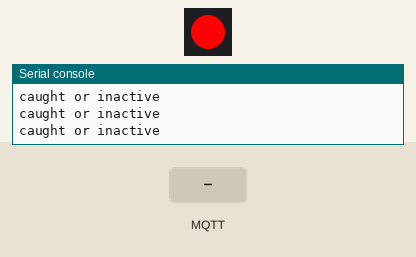
This program was run on a simulated MicroPython board. Parts: 1 RGB LEDs in strip order, left to right, the last lines printed to the serial console. Inputs (shaded band) come from the test bench. WiFi joins after 1.5 s; no MQTT or app messages arrive unless stated; nothing arrives over Bluetooth unless stated.

Above: at 2.8 s.
2.9 s: MQTT message "game_start" arrives on the first subscribed topic
At 3.5 s:
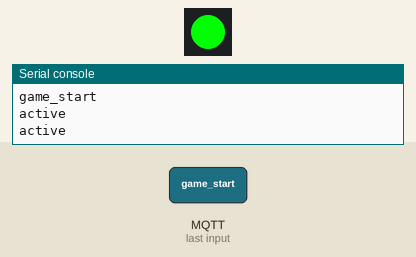
4.7 s: MQTT message "game_end" arrives on the first subscribed topic
At 6.3 s:
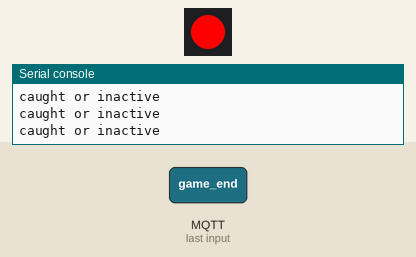
Timing chart, 0 to 7.8 s (numbered marks = the images above; inputs shaded):
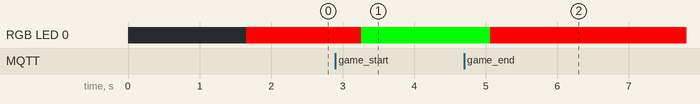

The program:

runner.py
```python
import network
from mqtt import MQTTClient
import bluetooth
import time
import struct
import utime
import machine
from neopixel import NeoPixel
from machine import Pin, PWM
import urandom
import ubinascii


# Configuration
RUNNER_ID = ubinascii.hexlify(machine.unique_id()).decode()
WIFI_SSID = "tufts_eecs"
WIFI_PASSWORD = "foundedin1883"
MQTT_BROKER = "test.mosquitto.org"
MQTT_TOPIC = "game/status"
SAFE_DISTANCE = -50  # RSSI threshold for being "safe"
CAUGHT_DISTANCE = -40  # RSSI threshold for being caught

pin = Pin(28, Pin.OUT)   # set GPIO0 to output to drive NeoPixels
np = NeoPixel(pin, 1)   # create NeoPixel driver on GPIO0 for 8 pixels

NAME_FLAG = 0x09
SCAN_RESULT = 5
SCAN_DONE = 6

class Listen:
    def __init__(self):
        self._ble = bluetooth.BLE()
        self._ble.active(True)
        self._ble.irq(self.callback)
        self.scanning = False
        self.caught_count = 0
        self.last_tagger_rssi = 0
        self.save_count = 0

    def callback(self, event, data):
        if event == SCAN_RESULT:
            self.read_scan(data)

        elif event == SCAN_DONE:
            if self.scanning:
                self.stop_scan()

    def find_name(self, payload):
        start = 0
        name = None
        while (len(payload) - start) > 1:
            size = payload[start]
            end =  start + size + 1
            if payload[start+1] == NAME_FLAG:
                name = payload[start + 2:end]
                break
            start = end
        return str(name, "utf-8") if name else ""

    def read_scan(self, data):
            global active, caught
            addr_type, addr, adv_type, rssi, adv_data = data
            name = self.find_name(adv_data)
#             if name:
#                 print("name: %s, rssi: %d"%(name, rssi))

            if "Tagger" in name:
                # print("name: %s, rssi: %d"%(name, rssi))
                if rssi > CAUGHT_DISTANCE and not caught:
                    self.caught_count += 1
                    if self.caught_count >= 3:
                        caught = True
                        print("caught")
                        # print(rssi)
                        # Publish that this runner is caught
                        mqtt_client.publish(MQTT_TOPIC + "/caught", RUNNER_ID)
                else:
                    self.caught_count = 0
                self.last_tagger_rssi = rssi
            elif "Beacon" in name:
                # print("name: %s, rssi: %d"%(name, rssi))
                if rssi > SAFE_DISTANCE and not caught:
                    self.save_count += 1
                    if self.save_count >= 3:
                        mqtt_client.publish(MQTT_TOPIC + "/save", "save_runner")
#                         print("Attempting to save a caught runner")
                        self.save_count = 0
                else:
                    self.save_count = 0

    def scan(self, duration = 2000):
        self.scanning = True
        return self._ble.gap_scan(duration, 30000, 30000)

    def wait_for_scan(self):
        while self.scanning:
            #print('.',end='')
            time.sleep(0.1)

    def stop_scan(self):
        self.scanning = False
        self._ble.gap_scan(None)

# Setup
ble = Listen()

active = False
caught = False


def connect_wifi():
    wlan = network.WLAN(network.STA_IF)
    wlan.active(True)
    wlan.connect(WIFI_SSID, WIFI_PASSWORD)
    while not wlan.isconnected():
        pass
    print('WiFi connected')

def mqtt_connect():
    client = MQTTClient(f"runner_{RUNNER_ID}", MQTT_BROKER)
    client.connect()
    print('Connected to MQTT Broker')
    return client

def mqtt_callback(topic, msg):
    global active, caught
    if topic == MQTT_TOPIC.encode():
        if msg == b"game_start":
            active = True
            caught = False
            print("game_start")
        elif msg == b"game_end":
            active = False
            print("game_end")
    elif topic == (MQTT_TOPIC + "/save_" + RUNNER_ID).encode():
        if msg == b"you_are_saved":
            caught = False
            print("You have been saved!")

# Setup
connect_wifi()
mqtt_client = mqtt_connect()
mqtt_client.set_callback(mqtt_callback)
mqtt_client.subscribe(MQTT_TOPIC)
mqtt_client.subscribe(MQTT_TOPIC + "/save_" + RUNNER_ID)

count = 1

# Main loop
while True:
    if active:
        ble.scan(0)
    if active and not caught:
        # if (count % 10 == 0):
        #     np[0] = (0, 255, 0)  # set the first pixel to green
        #     np.write()
        #     count = 1
        # else:
        #     np[0] = (255, 255, 255)
        #     np.write()
        np[0] = (0, 255, 0)  # set the first pixel to green
        np.write()
        print("active")
    else:
        # if (count % 10 == 0):
        #     np[0] = (255, 0, 0)  # set the first pixel to blue
        #     np.write()
        #     count = 1
        # else:
        #     np[0] = (255, 255, 255)
        #     np.write()
        np[0] = (255, 0, 0)  # set the first pixel to blue
        np.write()
        print("caught or inactive")
    mqtt_client.check_msg()
    count += 1
    utime.sleep(0.2)
```

Measured:
- after the input at 2.9 s, RGB LED 0: RGB(255, 0, 0) → RGB(0, 255, 0) after 0.36 s
- after the input at 4.7 s, RGB LED 0: RGB(0, 255, 0) → RGB(255, 0, 0) after 0.36 s
